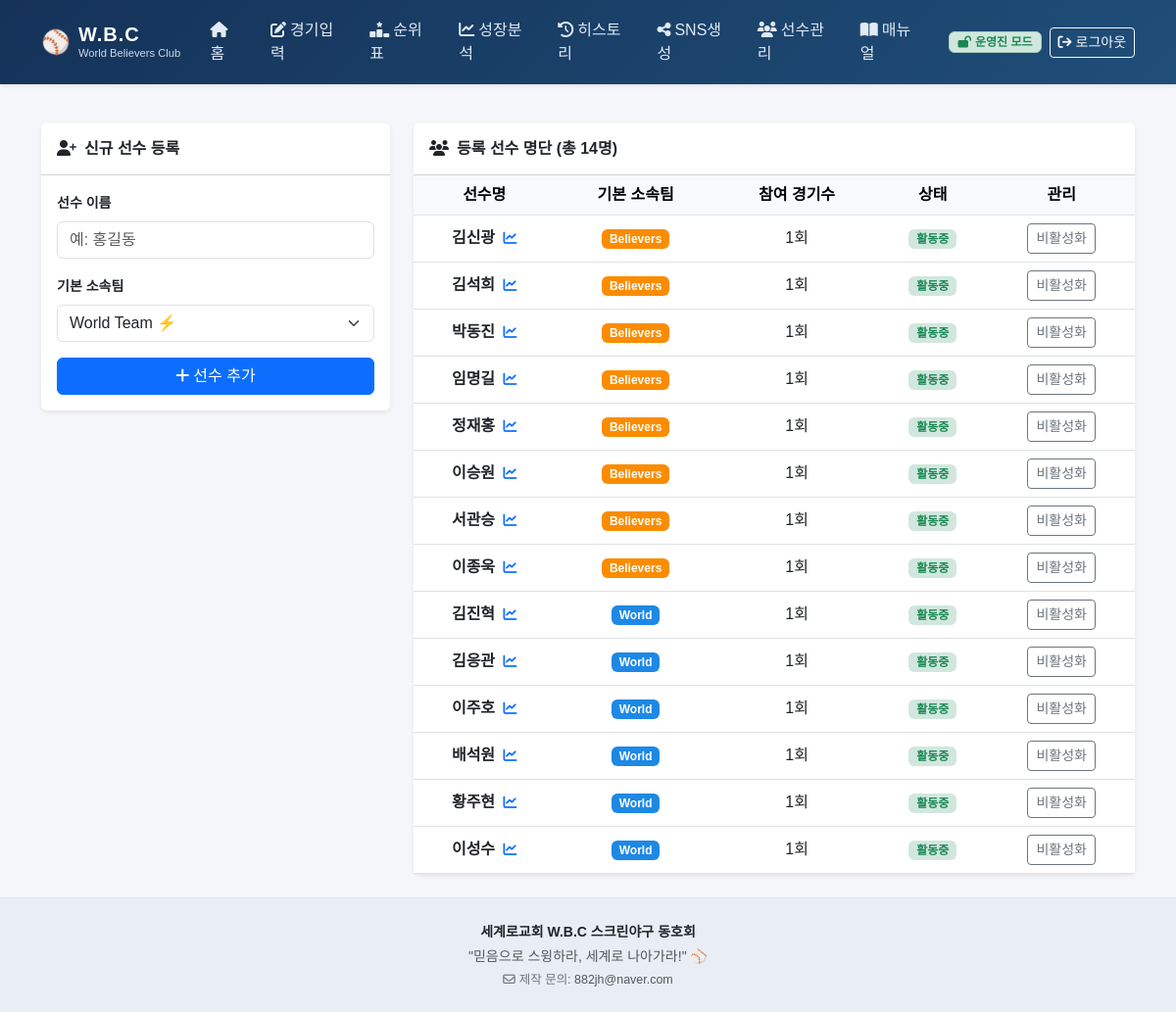
Page /players (signed in) on the earlier database version.
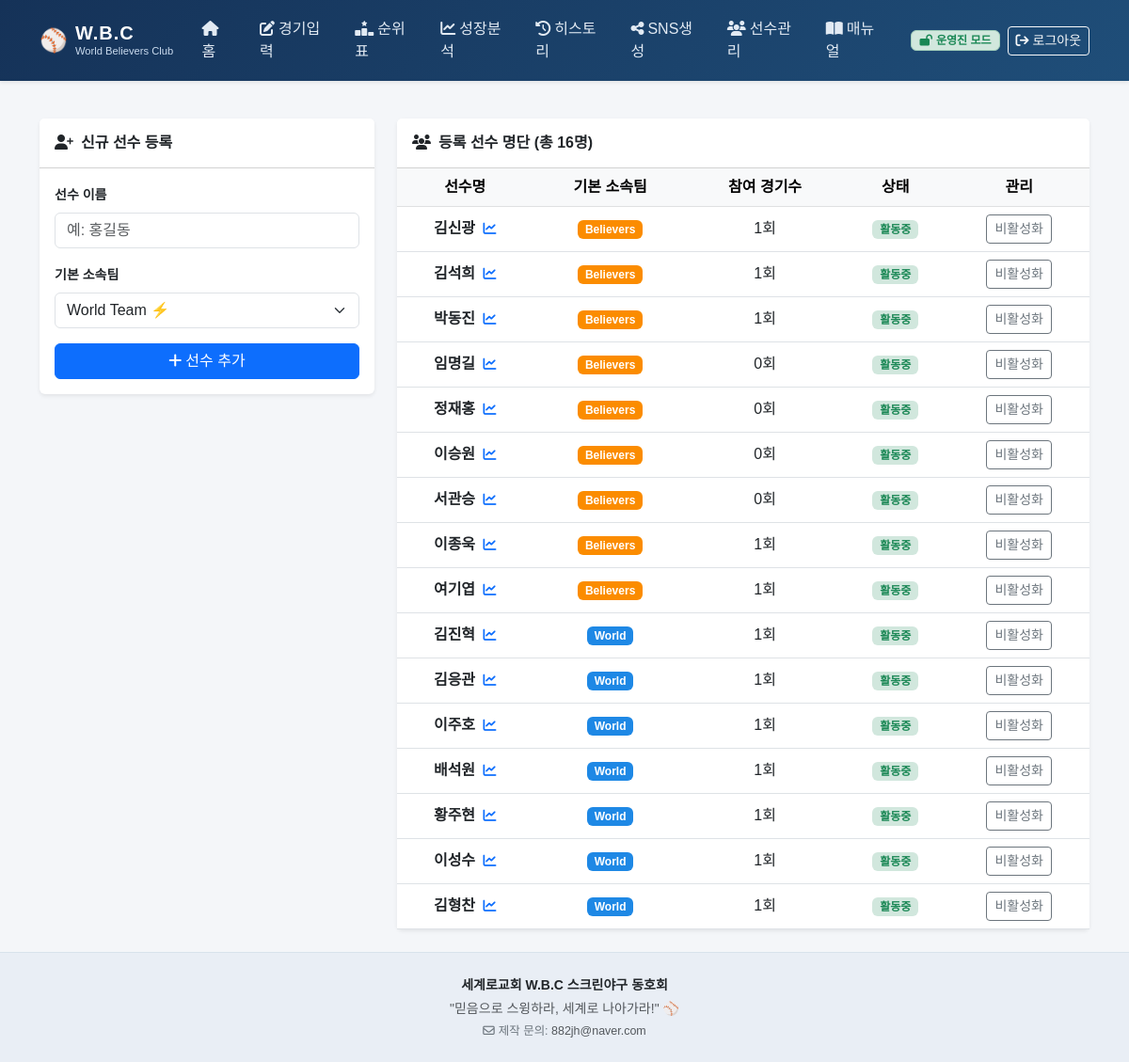
Same page on the later database version.
### tables this page shows
CREATE TABLE players (
            id        INTEGER PRIMARY KEY AUTOINCREMENT,
            name      TEXT NOT NULL,
            team      TEXT NOT NULL,
            is_active INTEGER DEFAULT 1,
            created_at TEXT DEFAULT (datetime('now','localtime'))
        );

### app.py (the view)
@app.route('/players')
@admin_required
def players_page():
    conn = get_db()
    pl = conn.execute('''
        SELECT p.*,COUNT(DISTINCT br.game_id) gc
        FROM players p LEFT JOIN batting_records br ON br.player_id=p.id
        GROUP BY p.id ORDER BY p.team,p.id
    ''').fetchall()
    conn.close()
    return render_template('players.html', players=pl)

### app.py (called while the page is built)
def admin_required(f):
    @wraps(f)
    def decorated_function(*args, **kwargs):
        if not session.get('is_admin'):
            if request.is_json or request.path.startswith('/api/'):
                return jsonify({'ok': False, 'err': '운영진 권한이 필요합니다. 먼저 로그인해주세요.'}), 401
            flash('🔒 운영진 권한이 필요한 기능입니다. 비밀번호를 입력해주세요.', 'warning')
            return redirect(url_for('login_page', next=request.url))
        return f(*args, **kwargs)
    return decorated_function

@app.context_processor
def inject_auth():
    return {
        'is_admin': session.get('is_admin', False),
        'fmt_rate': fmt_rate
    }

def get_db():
    conn = sqlite3.connect(DB_PATH, timeout=10.0)
    conn.row_factory = sqlite3.Row
    conn.execute('PRAGMA foreign_keys = ON')
    conn.execute('PRAGMA journal_mode = WAL')
    conn.execute('PRAGMA busy_timeout = 5000')
    return conn

### templates/players.html (shortened to what this page needs)
{% extends 'base.html' %}
{% block content %}
<div class="row g-4">
    <div class="col-lg-4">
        <div class="card shadow-sm border-0">
            <div class="card-header bg-white py-3">
                <h6 class="fw-bold mb-0"><i class="fa-solid fa-user-plus me-2"></i>신규 선수 등록</h6>
            </div>
            <div class="card-body">
                <form method="POST" action="{{ url_for('player_add') }}">
                    <div class="mb-3">
                        <label class="form-label small fw-bold">선수 이름</label>
                        <input type="text" name="name" class="form-control" placeholder="예: 홍길동" required>
                    </div>
                    <div class="mb-3">
                        <label class="form-label small fw-bold">기본 소속팀</label>
                        <select name="team" class="form-select" required>
                            <option value="World">World Team ⚡</option>
                        </select>
                    </div>
                    <button type="submit" class="btn btn-primary w-100">
                        <i class="fa-solid fa-plus me-1"></i>선수 추가
                    </button>
                </form>
            </div>
        </div>
    </div>
    <div class="col-lg-8">
        <div class="card shadow-sm border-0">
            <div class="card-header bg-white py-3">
                <h6 class="fw-bold mb-0"><i class="fa-solid fa-users me-2"></i>등록 선수 명단 (총 {{ players|length }}명)</h6>
            </div>
            <div class="table-responsive">
                <table class="table table-hover align-middle mb-0 text-center">
                    <thead class="table-light">
                        <tr>
                            <th>선수명</th>
                            <th>기본 소속팀</th>
                            <th>참여 경기수</th>
                            <th>상태</th>
                            <th>관리</th>
                        </tr>
                    </thead>
                    <tbody>
                        {% for p in players %}
                        <tr>
                            <td class="fw-bold">
                                <a href="{{ url_for('analytics_page', player_id=p.id) }}" class="text-decoration-none text-dark hover-primary" title="성장 분석 차트 보기">
                                    {{ p.name }} <i class="fa-solid fa-chart-line text-primary small ms-1"></i>
                                </a>
                            </td>
                            <td>
                                <span class="badge {{ 'badge-world' if p.team == 'World' else 'badge-believers' }}">
                                    {{ p.team }}
                                </span>
                            </td>
                            <td>{{ p.gc }}회</td>
                            <td>
                                {% if p.is_active %}
                                <span class="badge bg-success-subtle text-success">활동중</span>
                                {% else %}
                                <span class="badge bg-secondary-subtle text-secondary">비활성</span>
                                {% endif %}
                            </td>
                            <td>
                                <form method="POST" action="{{ url_for('player_toggle', pid=p.id) }}" class="d-inline">
                                    <button type="submit" class="btn btn-sm {{ 'btn-outline-secondary' if p.is_active else 'btn-outline-success' }}">
                                        {{ '비활성화' if p.is_active else '활성화' }}
                                    </button>
                                </form>
                            </td>
                        </tr>
                        {% endfor %}
                    </tbody>
                </table>
            </div>
        </div>
    </div>
</div>
{% endblock %}

### templates/base.html (shortened to what this page needs)
<!DOCTYPE html>
<html lang="ko">
<head>
    <link href="https://cdn.jsdelivr.net/npm/bootstrap@5.3.0/dist/css/bootstrap.min.css" rel="stylesheet">
    <link rel="stylesheet" href="https://cdnjs.cloudflare.com/ajax/libs/font-awesome/6.4.0/css/all.min.css">
    <link rel="stylesheet" href="{{ url_for('static', filename='css/style.css') }}">
</head>
<body>
    <nav class="navbar navbar-expand-lg navbar-dark navbar-custom sticky-top shadow-sm">
        <div class="container">
            <a class="navbar-brand fw-bold d-flex align-items-center gap-2" href="{{ url_for('index') }}">
                <span class="fs-4">⚾</span>
                <div>
                    <div class="brand-title">W.B.C</div>
                    <div class="brand-sub">World Believers Club</div>
                </div>
            </a>
            <div class="collapse navbar-collapse" id="navbarContent">
                <ul class="navbar-nav ms-auto mb-2 mb-lg-0 fw-medium">
                    <li class="nav-item">
                        <a class="nav-link" href="{{ url_for('index') }}"><i class="fa-solid fa-house me-1"></i>홈</a>
                    </li>
                    <li class="nav-item">
                        <a class="nav-link" href="{{ url_for('game_new') }}"><i class="fa-solid fa-pen-to-square me-1"></i>경기입력</a>
                    </li>
                    <li class="nav-item">
                        <a class="nav-link" href="{{ url_for('rankings') }}"><i class="fa-solid fa-ranking-star me-1"></i>순위표</a>
                    </li>
                    <li class="nav-item">
                        <a class="nav-link" href="{{ url_for('analytics_page') }}"><i class="fa-solid fa-chart-line me-1"></i>성장분석</a>
                    </li>
                    <li class="nav-item">
                        <a class="nav-link" href="{{ url_for('history') }}"><i class="fa-solid fa-clock-rotate-left me-1"></i>히스토리</a>
                    </li>
                    <li class="nav-item">
                        <a class="nav-link" href="{{ url_for('sns_page') }}"><i class="fa-solid fa-share-nodes me-1"></i>SNS생성</a>
                    </li>
                    <li class="nav-item">
                        <a class="nav-link" href="{{ url_for('players_page') }}"><i class="fa-solid fa-users me-1"></i>선수관리</a>
                    </li>
                    <li class="nav-item">
                        <a class="nav-link" href="{{ url_for('manual_page') }}"><i class="fa-solid fa-book-open me-1"></i>매뉴얼</a>
                    </li>
                    {% if is_admin %}
                    <li class="nav-item d-flex align-items-center ms-lg-3 my-2 my-lg-0">
                        <span class="badge bg-success-subtle text-success border border-success-subtle px-2 py-1 me-2" title="현재 경기 입력, 수정, 삭제가 가능합니다.">
                            <i class="fa-solid fa-lock-open me-1"></i>운영진 모드
                        </span>
                        <a href="{{ url_for('logout') }}" class="btn btn-sm btn-outline-light text-nowrap">
                            <i class="fa-solid fa-arrow-right-from-bracket me-1"></i>로그아웃
                        </a>
                    </li>
                    {% else %}
                    <li class="nav-item ms-lg-3 my-2 my-lg-0">
                        <button type="button" class="btn btn-sm btn-warning text-dark fw-bold text-nowrap shadow-sm" data-bs-toggle="modal" data-bs-target="#adminLoginModal">
                            <i class="fa-solid fa-lock me-1"></i>운영진 로그인
                        </button>
                    </li>
                    {% endif %}
                </ul>
            </div>
        </div>
    </nav>
    <main class="container my-4">
        {% block content %}{% endblock %}
    </main>
    <footer class="footer-custom py-4 mt-auto">
        <div class="container text-center text-muted small">
            <p class="mb-1 fw-bold text-dark">세계로교회 W.B.C 스크린야구 동호회</p>
            <p class="mb-1">"믿음으로 스윙하라, 세계로 나아가라!" ⚾</p>
            <p class="mb-0 text-secondary" style="font-size: 0.78rem;">
                <i class="fa-regular fa-envelope me-1"></i>제작 문의: <a href="mailto:882jh@naver.com" class="text-decoration-none text-muted fw-medium">882jh@naver.com</a>
            </p>
        </div>
    </footer>
</body>
</html>

### static/css/style.css (style rules this page uses)
body { font-family: 'Noto Sans KR', sans-serif; background-color: #f4f6f9; color: #333; min-height: 100vh; display: flex; flex-direction: column; }
.navbar-custom { background: linear-gradient(135deg, #153258, #1F4E79); padding: 0.7rem 1rem; }
.brand-title { font-size: 1.25rem; line-height: 1.1; font-weight: 800; letter-spacing: 1px; }
.brand-sub { font-size: 0.7rem; color: #cadbee; font-weight: 400; }
.nav-link { color: #e2eaf3 !important; padding: 0.5rem 0.9rem !important; border-radius: 6px; transition: all 0.2s; }
.footer-custom { background-color: #e9eef5; border-top: 1px solid #d8e2ec; }
.badge-world { background-color: #1E88E5; color: white; }
.badge-believers { background-color: #FB8C00; color: white; }

Differences in the rows shown:
computed for players "임명길": gc "1" → "0"
computed for players "정재홍": gc "1" → "0"
computed for players "이승원": gc "1" → "0"
computed for players "서관승": gc "1" → "0"
added players: name "여기엽", team "Believers", gc "1", shows "활동중", is_active "비활성화"
added players: name "김형찬", team "World", gc "1", shows "활동중", is_active "비활성화"
Other differences:
{{ players|length }}: "14" → "16"
